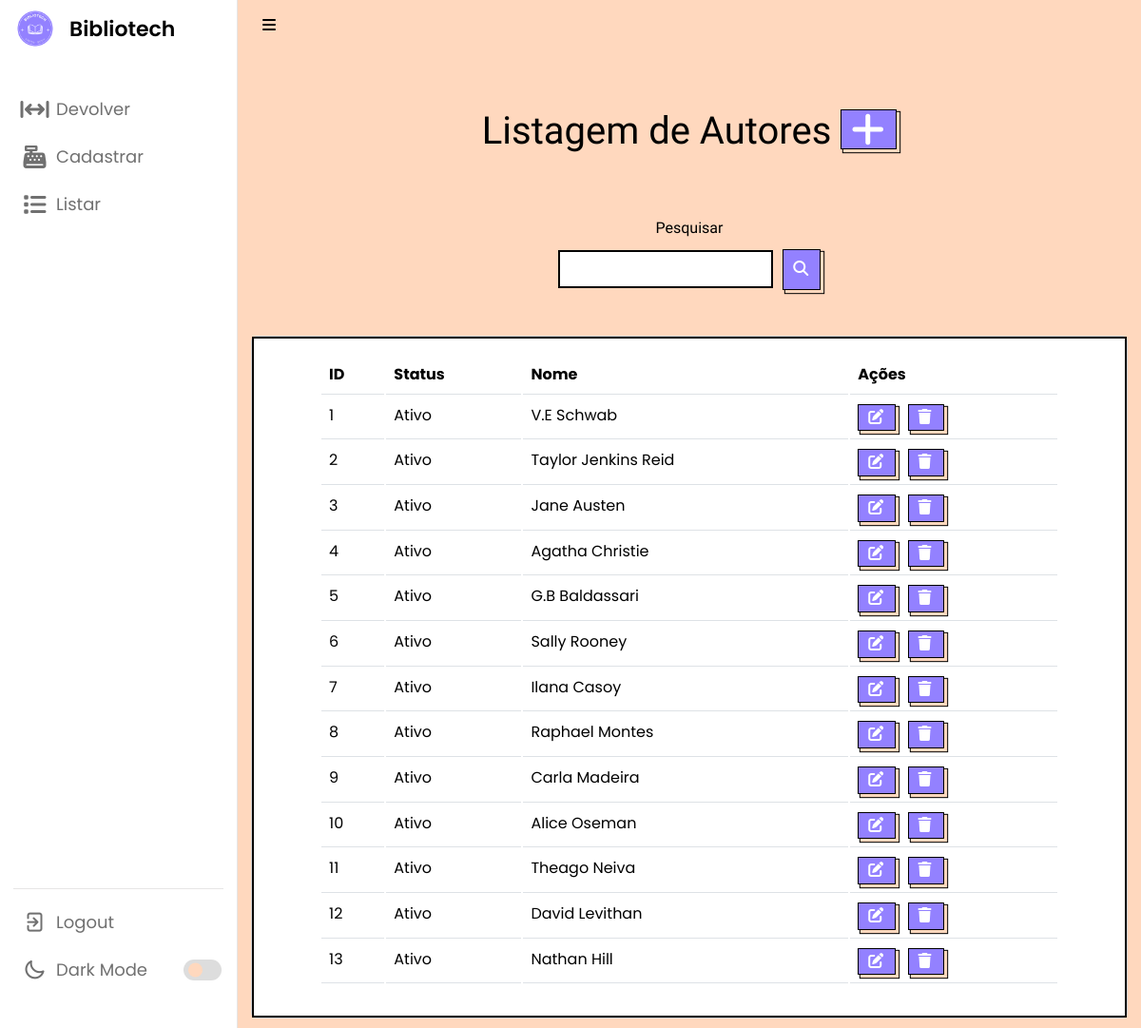
Screenshot of /listarAutores.php (signed in) with the database file from the repository.
### tables this page shows
CREATE TABLE `autor` (
  `id` int(11) NOT NULL,
  `status` varchar(45) NOT NULL,
  `nome` varchar(100) NOT NULL
);

### listarAutores.php (the view, shortened to what this page needs)
<?php
require_once("conexao.php");
$V_WHERE = "";
$sql = "select * from autor
where 1 = 1" . $V_WHERE;
$resultado = mysqli_query($conexao, $sql);
?>
<!DOCTYPE html>
<html lang="pt-br">
<head>
    <link rel="stylesheet" href="css/style.css">
    <link rel="stylesheet" href="css/cadastrar.css">
    <link rel="stylesheet" href="css/bootstrap.css">
    <link rel="stylesheet" href="css/acervo.css">
    <link rel="stylesheet" href="https://unicons.iconscout.com/release/v4.0.0/css/line.css">
</head>
<body>
    <nav>
        <a href="main.php" style="text-decoration: none">
            <div class="logo-name">
                <div class="logo-image">
                    <img src="logo.ico" alt="">
                </div>
                <span class="logo_name">Bibliotech</span>
            </div>
        </a>
        <div class="menu-items">
            <ul class="nav-links">
                <?php require_once('sidebar.php') ?>
            </ul>
            <ul class="logout-mode">
                <li><a href="sair.php">
                        <i class="uil uil-signout"></i>
                        <span class="link-name">Logout</span>
                    </a></li>
                <li class="mode">
                    <a href="#">
                        <i class="uil uil-moon"></i>
                        <span class="link-name">Dark Mode</span>
                    </a>
                    <div class="mode-toggle">
                        <span class="switch"></span>
                    </div>
                </li>
            </ul>
        </div>
    </nav>
    <section class="dashboard">
        <div class="navbar bg-body-tertiary">
            <div class="container-fluid">
                <i class="fa-solid fa-bars sidebar-toggle botaoNav"></i>
            </div>
        </div>
        <br><br><br>
        <h1 class="titulo text">Listagem de Autores
            <a href="cadastrarAutores.php" class="botao">
                <i class="fa-solid fa-plus"></i>
            </a>
        </h1>
        <br><br>
        <center>
            <form method="post">
                <label name="nome" for="exampleFormControlInput1" class="titulo text">Pesquisar</label>
                <div class="input-button-container">
                    <input name="nome" type="text" class="formcampo">
                    <button name="pesquisar" stype="button" class="botaopesquisar"><i
                            class="fa-solid fa-magnifying-glass"></i></button>
                </div>
                <br><br>
            </form>
        </center>
        <center>
            <div class="card cardlistar">
                <div class="card-body cardlistar2">
                    <table class="table">
                        <thead>
                            <tr>
                                <td scope="col"><b>ID</b></td>
                                <td scope="col"><b>Status</b></td>
                                <td scope="col"><b>Nome</b></td>
                                <td scope="col"><b>Ações</b></td>
                            </tr>
                        </thead>
                        <tbody>
                            <?php while ($linha = mysqli_fetch_array($resultado)) { ?>
                                <tr>
                                    <td>
                                        <?= $linha['id'] ?>
                                    </td>
                                    <td>
                                        <?= $linha['status'] ?>
                                    </td>
                                    <td>
                                        <?= $linha['nome'] ?>
                                    </td>
                                    <td>
                                        <a style="margin-right: 8px;" href="alterarAutor.php? id=<?= $linha['id'] ?>"
                                            class="botao">
                                            <i class="fa-solid fa-pen-to-square"></i></a>
                                        <a href="listarAutores.php? id=<?= $linha['id'] ?>" class="botao"
                                            onclick="return confirm('Deseja mesmo excluir o cadastro?')">
                                            <i class="fa-sharp fa-solid fa-trash"></i> </a>
                                    </td>
                                </tr>
                            <?php } ?>
                        </tbody>
                    </table>
                </div>
            </div>
        </center>
    </section>
</body>
</html>

### css/style.css (style rules this page uses)
* { margin: 0; padding: 0; box-sizing: border-box; font-family: 'Poppins', sans-serif; }
:root { --primary-color: #9381ff; --panel-color: #ffd8be; --text-color: #000; --black-light-color: #707070; --border-color: #e6e5e5; --toggle-color: #DDD; --box1-color: #4DA3FF; --box2-color: #FFE6AC; --box3-color: #E7D1FC; --index-i: #9381ff; --title-icon-color: #fff; --nav-color: white; --botaoNav: black; --tran-05: all 0.5s ease; --tran-03: all 0.3s ease; --tran-03: all 0.2s ease; }
body { min-height: 100vh; background-color: var(--primary-color); }
nav { position: fixed; top: 0; left: 0; height: 100%; width: 250px; padding: 10px 14px; background-color: var(--nav-color); border-right: 1px solid var(--border-color); transition: var(--tran-05); }
.botaoNav { color: var(--botaoNav); cursor: pointer; }
nav .logo-name { display: flex; align-items: center; }
nav .logo-image { display: flex; justify-content: center; min-width: 45px; }
nav .logo-image img { width: 40px; object-fit: cover; border-radius: 50%; }
nav .logo-name .logo_name { font-size: 22px; font-weight: 600; color: var(--text-color); margin-left: 14px; transition: var(--tran-05); }
nav .menu-items { margin-top: 40px; height: calc(100% - 90px); display: flex; flex-direction: column; justify-content: space-between; }
.menu-items li { list-style: none; }
.menu-items li a { display: flex; align-items: center; height: 50px; text-decoration: none; position: relative; }
.menu-items li a i { font-size: 24px; min-width: 45px; height: 100%; display: flex; align-items: center; justify-content: center; color: var(--black-light-color); }
.menu-items li a .link-name { font-size: 18px; font-weight: 400; color: var(--black-light-color); transition: var(--tran-05); }
.menu-items .logout-mode { padding-top: 10px; border-top: 1px solid var(--border-color); }
.menu-items .mode { display: flex; align-items: center; white-space: nowrap; }
.menu-items .mode-toggle { position: absolute; right: 14px; height: 50px; min-width: 45px; display: flex; align-items: center; justify-content: center; cursor: pointer; }
.mode-toggle .switch { position: relative; display: inline-block; height: 22px; width: 40px; border-radius: 25px; background-color: var(--toggle-color); }
.switch:before { content: ""; position: absolute; left: 5px; top: 50%; transform: translateY(-50%); height: 15px; width: 15px; background-color: var(--panel-color); border-radius: 50%; transition: var(--tran-03); }
.dashboard { position: relative; left: 250px; background-color: var(--panel-color); min-height: 100vh; width: calc(100% - 250px); padding: 10px 14px; transition: var(--tran-05); }
table tbody td { height: 2.8rem; color: #000000; }
table tbody tr:last-child td { border: 2; }
.text { color: var(--text-color); }
nav ul { list-style: none; }
nav ul li { line-height: 60px; }
.formcampo { border: 2px solid black; display: block; width: 30%; padding: 0.375rem 0.75rem; font-size: 1rem; font-weight: 400; line-height: 1.5; flex: 1; }
.input-button-container { display: flex; align-items: center; width: 30%; }

### css/cadastrar.css (style rules this page uses)
.titulo { padding-bottom: 10px; text-align: center; font-family: Fjalla One; }
.botao { background-color: #9381ff; border: 1px solid black; box-shadow: 3px 3px 1px #ffd8be, 3px 3px 1px 1px black; color: #fff; cursor: pointer; display: inline-block; letter-spacing: 2px; line-height: 20pt; margin: 0 auto; outline: none; padding: 0 10px; text-transform: uppercase; transition: .2 all ease-in-out; }
.botaopesquisar { background-color: #9381ff; border: 1px solid black; box-shadow: 3px 3px 1px #ffd8be, 3px 3px 1px 1px black; color: #fff; cursor: pointer; display: inline-block; letter-spacing: 2px; line-height: 20pt; margin: 0 auto; outline: none; padding: 7px 10px; text-transform: uppercase; transition: .2 all ease-in-out; margin-left: 10px; }

### rows the page displays
autor: id "1", status "Ativo", nome "V.E Schwab"
autor: id "2", status "Ativo", nome "Taylor Jenkins Reid"
autor: id "3", status "Ativo", nome "Jane Austen"
autor: id "4", status "Ativo", nome "Agatha Christie"
autor: id "5", status "Ativo", nome "G.B Baldassari"
autor: id "6", status "Ativo", nome "Sally Rooney"
autor: id "7", status "Ativo", nome "Ilana Casoy"
autor: id "8", status "Ativo", nome "Raphael Montes"
autor: id "9", status "Ativo", nome "Carla Madeira"
autor: id "10", status "Ativo", nome "Alice Oseman"
autor: id "11", status "Ativo", nome "Theago Neiva"
autor: id "12", status "Ativo", nome "David Levithan"
autor: id "13", status "Ativo", nome "Nathan Hill"
